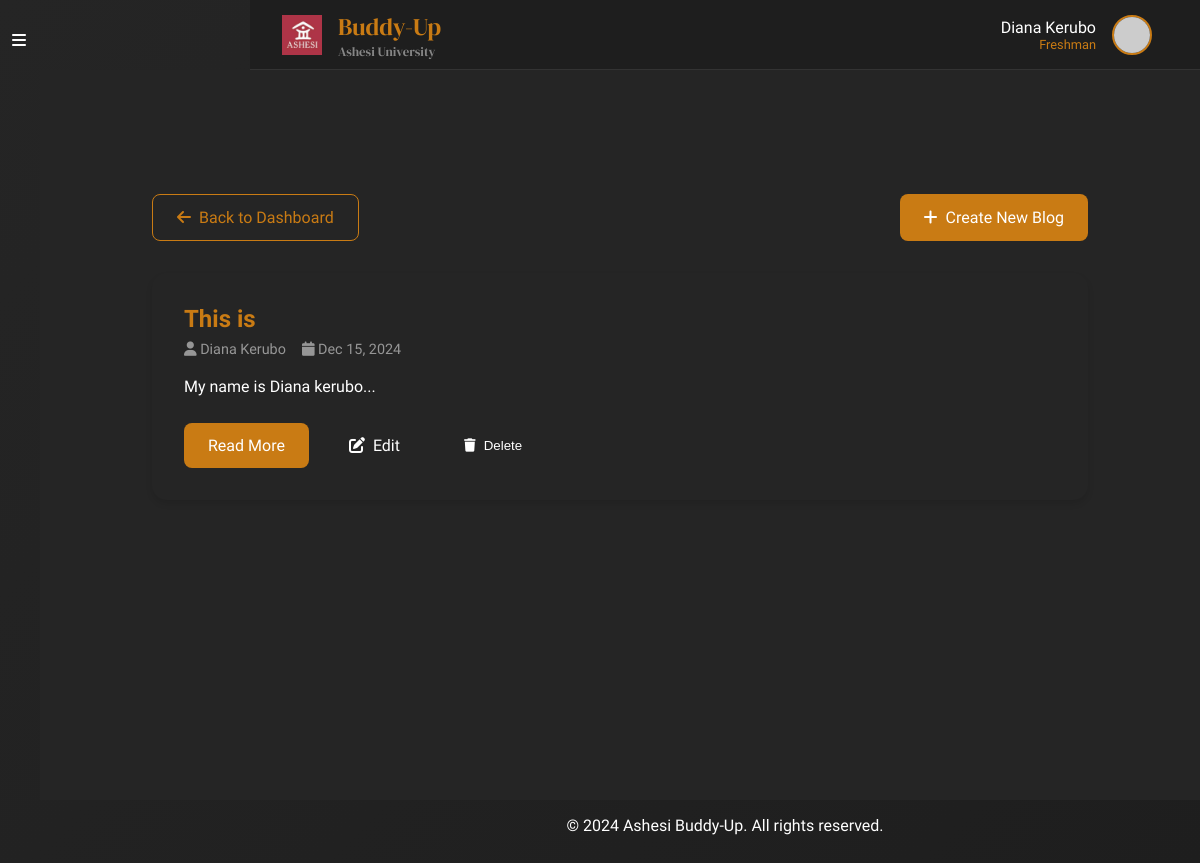
The page /dashboard/freshman/blog/index.php (signed in) on the database its author committed.
### tables this page shows
CREATE TABLE `blog_posts` (
  `post_id` int(11) NOT NULL,
  `user_id` int(11) DEFAULT NULL,
  `title` varchar(255) NOT NULL,
  `content` text NOT NULL,
  `created_at` timestamp NOT NULL DEFAULT current_timestamp(),
  `updated_at` timestamp NOT NULL DEFAULT current_timestamp() ON UPDATE current_timestamp()
);

CREATE TABLE `freshman_details` (
  `freshman_id` int(11) NOT NULL,
  `user_id` int(11) DEFAULT NULL,
  `avatar_url` varchar(255) DEFAULT NULL,
  `full_name` varchar(255) NOT NULL,
  `student_id` varchar(8) DEFAULT NULL,
  `age` int(11) DEFAULT NULL,
  `gender` enum('Male','Female','Other') DEFAULT NULL,
  `major` varchar(100) DEFAULT NULL,
  `nationality` varchar(100) DEFAULT NULL,
  `hobby` text DEFAULT NULL,
  `fun_fact` text DEFAULT NULL,
  `continuing_buddy_id` int(11) DEFAULT NULL
);

### dashboard/freshman/blog/index.php (the view, shortened to what this page needs)
<?php
require_once '../../../db/database.php';
$user_id = $_SESSION['user_id'];
try {
    $stmt = $pdo->prepare("
        SELECT
            bp.*,
            f.full_name as author_name
        FROM blog_posts bp
        JOIN freshman_details f ON bp.user_id = f.user_id
        ORDER BY bp.created_at DESC
    ");
    $stmt->execute();
    $blog_posts = $stmt->fetchAll();
} catch (PDOException $e) {
    error_log("Error: " . $e->getMessage());
    $_SESSION['error'] = "An error occurred while fetching blog posts.";
}
include '../../includes/header.php';
include '../../includes/freshman_sidebar.php';
?>
<div class="main-content">
    <div class="content-wrapper">
        <div class="navigation-buttons">
            <a href="../index.php" class="btn btn-secondary">
                <i class="fas fa-arrow-left"></i> Back to Dashboard
            </a>
            <a href="create.php" class="btn btn-primary">
                <i class="fas fa-plus"></i> Create New Blog
            </a>
        </div>
        <div class="blog-posts">
            <?php if (count($blog_posts) > 0): ?>
                <?php foreach ($blog_posts as $post): ?>
                    <div class="blog-card">
                        <div class="blog-header">
                            <h3><?php echo htmlspecialchars($post['title']); ?></h3>
                            <div class="blog-meta">
                                <span class="author">
                                    <i class="fas fa-user"></i>
                                    <?php echo htmlspecialchars($post['author_name']); ?>
                                </span>
                                <span class="date">
                                    <i class="fas fa-calendar"></i>
                                    <?php echo date('M d, Y', strtotime($post['created_at'])); ?>
                                </span>
                            </div>
                        </div>
                        <div class="blog-preview">
                            <?php
                                $preview = substr(strip_tags($post['content']), 0, 200);
                                echo htmlspecialchars($preview) . '...';
                            ?>
                        </div>
                        <div class="blog-actions">
                            <a href="view.php?id=<?php echo $post['post_id']; ?>" class="btn btn-view">
                                Read More
                            </a>
                            <?php if ($post['user_id'] == $user_id): ?>
                                <a href="edit.php?id=<?php echo $post['post_id']; ?>" class="btn btn-edit">
                                    <i class="fas fa-edit"></i> Edit
                                </a>
                                <button onclick="deleteBlogPost(<?php echo $post['post_id']; ?>)" class="btn btn-delete">
                                    <i class="fas fa-trash"></i> Delete
                                </button>
                            <?php endif; ?>
                        </div>
                    </div>
                <?php endforeach; ?>
            <?php endif; ?>
        </div>
    </div>
</div>
<?php include '../../includes/freshman_footer.php'; ?>

### dashboard/includes/header.php (style rules this page uses)
:root { --darker-bg: #121212; --dark-bg: #1E1E1E; --medium-bg: #252525; --light-bg: #2D2D2D; --lighter-bg: #333333; --text-primary: #FFFFFF; --text-secondary: #B3B3B3; --text-muted: #808080; --accent-orange: #C97B14; --accent-orange-light: #E69B3A; --accent-orange-dark: #A66610; --sidebar-width: 250px; --header-height: 70px; }
* { margin: 0; padding: 0; box-sizing: border-box; }
body { font-family: "Arimo", sans-serif; background-color: var(--medium-bg); color: var(--text-primary); min-height: 100vh; }
.main-content { margin-top: var(--header-height); margin-left: var(--sidebar-width); min-height: calc(100vh - var(--header-height)); padding: 2rem; background: var(--medium-bg); }
.main-content::before { content: ''; position: fixed; top: 0; left: 0; right: 0; bottom: 0; background: linear-gradient(135deg, var(--medium-bg), var(--dark-bg)); z-index: -1; }

### dashboard/includes/freshman_sidebar.php (style rules this page uses)
.main-content { margin-left: 40px; transition: margin-left 0.3s ease; }

### dashboard/freshman/blog/index.php (style rules this page uses)
.content-wrapper { max-width: 1000px; margin: 0 auto; padding: 2rem; margin-top: 60px; }
.navigation-buttons { display: flex; justify-content: space-between; margin-bottom: 2rem; gap: 1rem; }
.btn { display: inline-flex; align-items: center; gap: 0.5rem; padding: 0.8rem 1.5rem; border-radius: 8px; font-weight: 500; cursor: pointer; transition: all 0.3s ease; text-decoration: none; border: none; }
.btn-primary { background: var(--accent-orange); color: var(--white); }
.btn-secondary { background: var(--dark-gray); color: var(--accent-orange); border: 1px solid var(--accent-orange); }
.blog-posts { display: grid; gap: 2rem; }
.blog-card { background: var(--card-bg); border: 1px solid var(--border-color); padding: 2rem; border-radius: 15px; box-shadow: 0 4px 6px rgba(0, 0, 0, 0.1); transition: transform 0.3s ease; }
.blog-header h3 { color: var(--accent-orange); margin-bottom: 0.5rem; font-size: 1.5rem; }
.blog-meta { display: flex; gap: 1rem; color: var(--text-secondary); opacity: 0.8; font-size: 0.9rem; margin-bottom: 1rem; }
.blog-preview { color: var(--text-primary); line-height: 1.6; margin-bottom: 1.5rem; }
.blog-actions { display: flex; gap: 1rem; flex-wrap: wrap; }
.btn-view { background: var(--accent-orange); color: var(--text-primary); }
.btn-edit { background: var(--info-blue); color: var(--text-primary); }
.btn-delete { background: var(--error-red); color: var(--text-primary); }

### rows shown on the page
blog_posts: title "This is", freshman_details.full_name "Diana Kerubo", created_at "Dec 15, 2024", content "My name is Diana kerubo"

### other values the page prints
$_SESSION['full_name'] "Diana Kerubo"
$_SESSION['role'] "Freshman"
